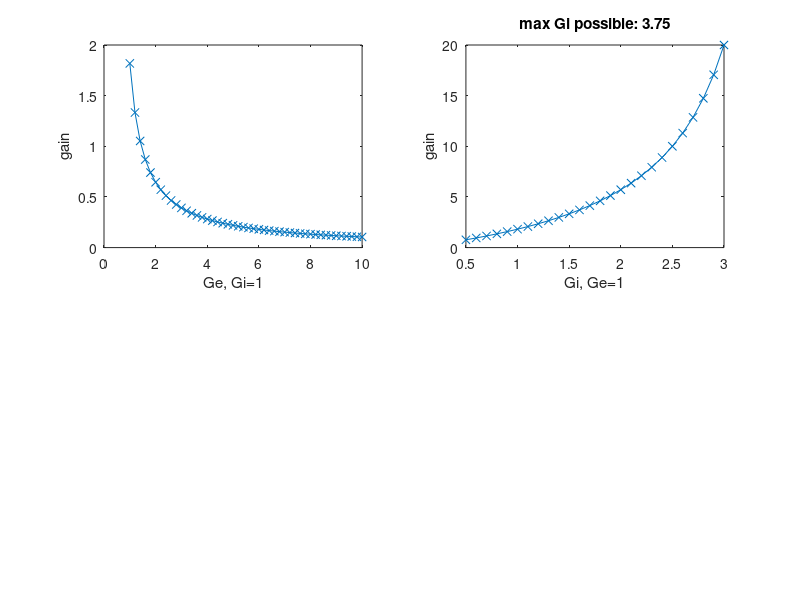

Write the MATLAB code that produced this figure.

%%

I=1;

Ge=1;
Gi=1;
alpha1=1.2;

beta1=3;     % 
beta2=0.25;


Ge_var=1:0.2:10;


gain_GeVar = I./(Ge_var+beta1*beta2*(1/Gi) - alpha1)


Gi_var=0.5:0.1:3;

gain_GiVar = I./(Ge+beta1*beta2*(1./Gi_var) - alpha1)

maxGiVal = -beta1*beta2/(Ge-alpha1)

%
figure(20);
subplot(2,2,1);
plot(Ge_var,gain_GeVar,'x-');
xlabel('Ge, Gi=1');
ylabel('gain');

subplot(2,2,2);
plot(Gi_var,gain_GiVar, 'x-');
xlabel('Gi, Ge=1');
ylabel('gain');
title(['max Gi possible: ' num2str(maxGiVal) ]);
